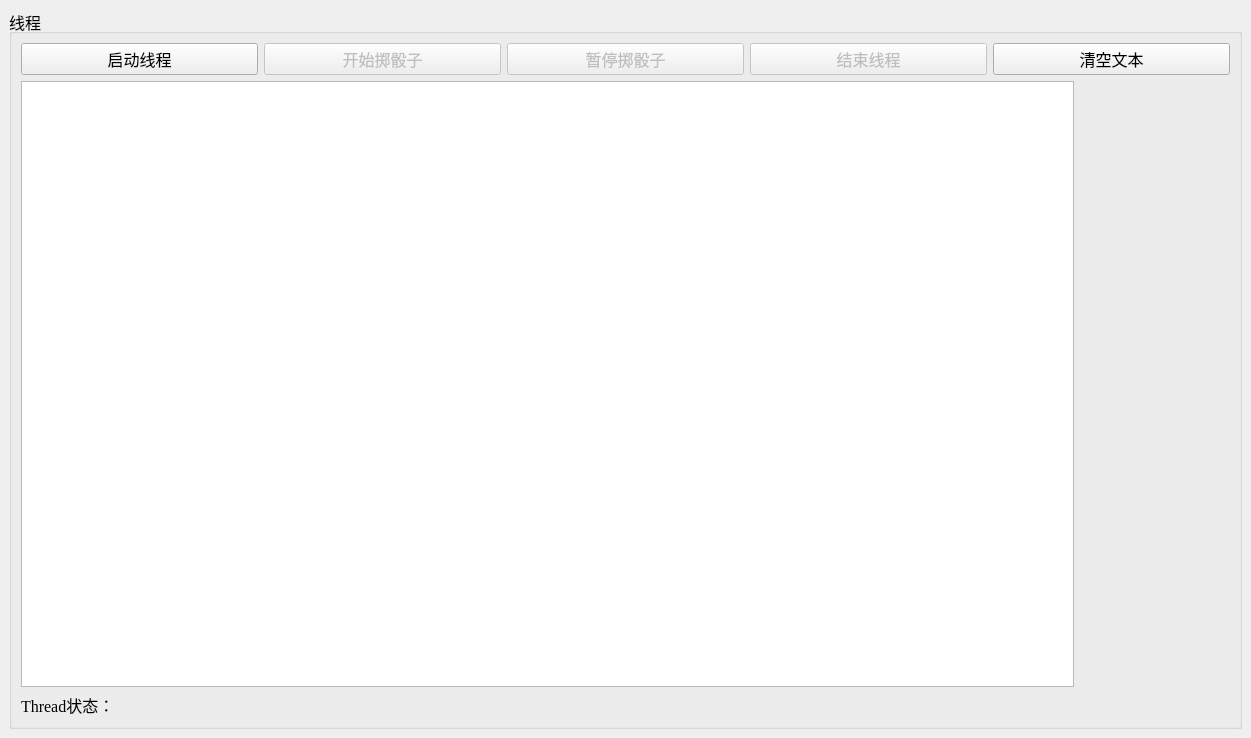
<?xml version="1.0" encoding="UTF-8"?>
<ui version="4.0">
 <class>TestQMutexBased</class>
 <widget class="QMainWindow" name="TestQMutexBased">
  <property name="geometry">
   <rect>
    <x>0</x>
    <y>0</y>
    <width>1251</width>
    <height>738</height>
   </rect>
  </property>
  <property name="font">
   <font>
    <family>Times New Roman</family>
    <pointsize>12</pointsize>
   </font>
  </property>
  <property name="windowTitle">
   <string>TestQMutexBased</string>
  </property>
  <widget class="QWidget" name="centralwidget">
   <layout class="QGridLayout" name="gridLayout">
    <item row="0" column="0">
     <widget class="QGroupBox" name="groupBox">
      <property name="title">
       <string>线程</string>
      </property>
      <layout class="QVBoxLayout" name="verticalLayout">
       <item>
        <layout class="QHBoxLayout" name="horizontalLayout">
         <item>
          <widget class="QPushButton" name="btnStartThread">
           <property name="text">
            <string>启动线程</string>
           </property>
          </widget>
         </item>
         <item>
          <widget class="QPushButton" name="btnDiceBegin">
           <property name="enabled">
            <bool>false</bool>
           </property>
           <property name="text">
            <string>开始掷骰子</string>
           </property>
          </widget>
         </item>
         <item>
          <widget class="QPushButton" name="btnDicePause">
           <property name="enabled">
            <bool>false</bool>
           </property>
           <property name="text">
            <string>暂停掷骰子</string>
           </property>
          </widget>
         </item>
         <item>
          <widget class="QPushButton" name="btnStopThread">
           <property name="enabled">
            <bool>false</bool>
           </property>
           <property name="text">
            <string>结束线程</string>
           </property>
          </widget>
         </item>
         <item>
          <widget class="QPushButton" name="btnClear">
           <property name="text">
            <string>清空文本</string>
           </property>
          </widget>
         </item>
        </layout>
       </item>
       <item>
        <layout class="QHBoxLayout" name="horizontalLayout_3">
         <item>
          <widget class="QPlainTextEdit" name="plainTextEdit"/>
         </item>
         <item>
          <widget class="QLabel" name="LabPic">
           <property name="minimumSize">
            <size>
             <width>150</width>
             <height>0</height>
            </size>
           </property>
           <property name="font">
            <font>
             <family>Times New Roman</family>
             <pointsize>14</pointsize>
            </font>
           </property>
           <property name="text">
            <string/>
           </property>
           <property name="pixmap">
            <pixmap resource="images.qrc">:/images/d0.jpg</pixmap>
           </property>
           <property name="alignment">
            <set>Qt::AlignCenter</set>
           </property>
          </widget>
         </item>
        </layout>
       </item>
       <item>
        <widget class="QLabel" name="LabA">
         <property name="text">
          <string>Thread状态：</string>
         </property>
        </widget>
       </item>
      </layout>
     </widget>
    </item>
   </layout>
  </widget>
 </widget>
 <resources>
  <include location="images.qrc"/>
 </resources>
 <connections/>
</ui>
